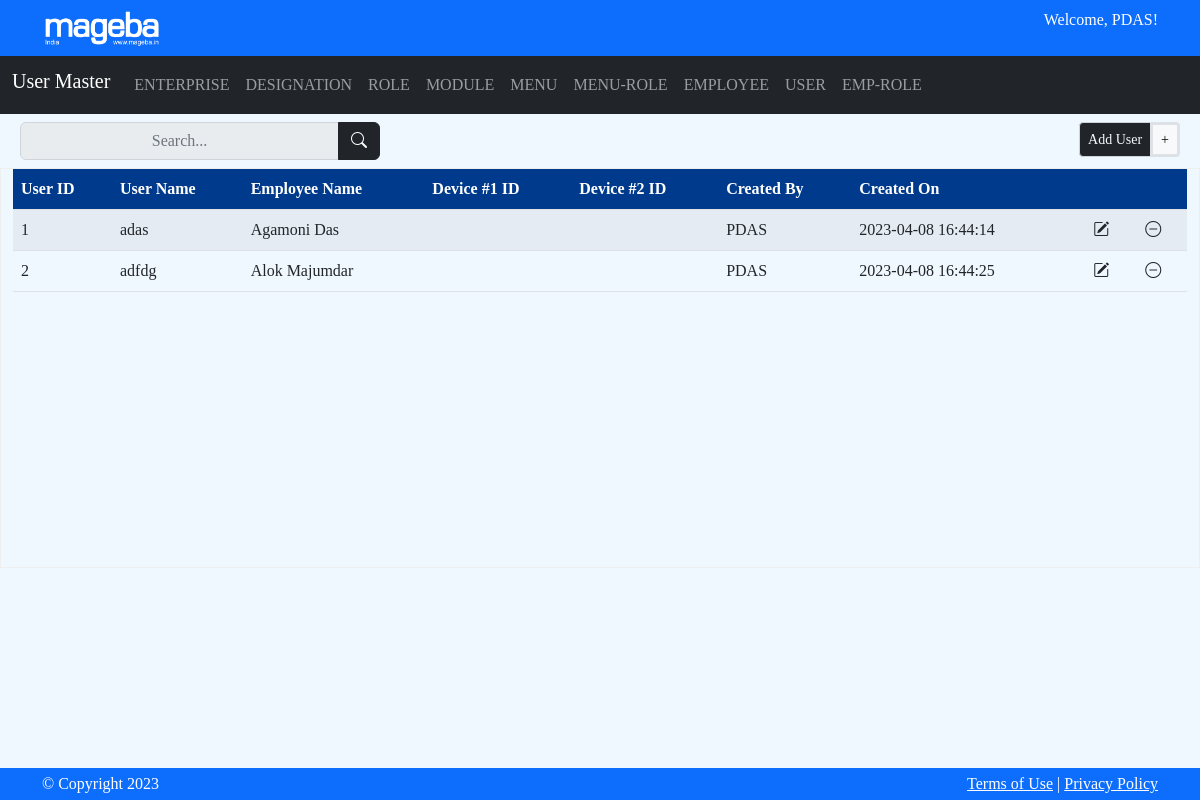
Page /masters/user/user_master.php on the committed database.
### tables this page shows
CREATE TABLE `n_mast_user` (
  `user_id` int(5) NOT NULL COMMENT 'User ID',
  `user_nm` varchar(30) NOT NULL COMMENT 'User Name',
  `user_pwd` varchar(30) NOT NULL COMMENT 'User Password',
  `empid` int(5) NOT NULL COMMENT 'Employee Id',
  `exprdt` date NOT NULL COMMENT 'Password Expiry Date',
  `dev1_id` varchar(15) DEFAULT NULL COMMENT 'Device #1 ID (chkbid of old module)',
  `dev2_id` varchar(15) DEFAULT NULL COMMENT 'Device #2 ID (chkbid of old module)',
  `crtby` varchar(5) NOT NULL COMMENT 'Created By',
  `crton` datetime NOT NULL DEFAULT current_timestamp() COMMENT 'Created On',
  `updby` varchar(5) DEFAULT NULL COMMENT 'Updated By',
  `updon` varchar(50) DEFAULT NULL COMMENT 'Updated On',
  `isdel` char(1) NOT NULL DEFAULT 'N' COMMENT 'Deleted? N=NO Y=Yes'
);

CREATE TABLE `n_mast_emp` (
  `empid` int(5) NOT NULL COMMENT 'Bank ID',
  `ftnam` varchar(50) NOT NULL COMMENT 'First Name',
  `mdnam` varchar(50) DEFAULT NULL COMMENT 'Middle Name',
  `ltnam` varchar(50) DEFAULT NULL COMMENT 'Last name',
  `genid` int(1) NOT NULL COMMENT 'Gender ID',
  `dob` date NOT NULL COMMENT 'Date of Birth',
  `mlsid` int(1) NOT NULL COMMENT 'Marital Status',
  `blgid` int(1) DEFAULT NULL COMMENT 'Blood Group',
  `pemail` varchar(50) DEFAULT NULL COMMENT 'Personal Email ID',
  `prcont` varchar(12) DEFAULT NULL COMMENT 'Personal Contact Number',
  `phlnk` varchar(80) DEFAULT NULL COMMENT 'Photo upload Link',
  `pnnum` varchar(12) DEFAULT NULL COMMENT 'PAN Number',
  `pndlnk` varchar(80) DEFAULT NULL COMMENT 'PAN Document Link',
  `adnum` varchar(12) DEFAULT NULL COMMENT 'Aadhar Number',
  `addlnk` varchar(80) DEFAULT NULL COMMENT 'Aadhar Document Link',
  `ppnum` varchar(12) DEFAULT NULL COMMENT 'Passport Number',
  `ppdlnk` varchar(80) DEFAULT NULL COMMENT 'Passport Document Link',
  `cadd1` varchar(50) DEFAULT NULL COMMENT 'Current address line1',
  `cadd2` varchar(50) DEFAULT NULL COMMENT 'Current address line2',
  `ctown` int(5) DEFAULT NULL COMMENT 'City/Town/Village(Current address)',
  `cpncd` varchar(10) DEFAULT NULL COMMENT 'Pin Code (Current address)',
  `cstt` int(5) DEFAULT NULL COMMENT 'State (Current Address)',
  `ccntr` int(5) DEFAULT NULL COMMENT 'Country (Current Address)',
  `padd1` varchar(50) DEFAULT NULL COMMENT 'Permanent address line1',
  `padd2` varchar(50) DEFAULT NULL COMMENT 'Permanent address line2',
  `ptown` int(5) DEFAULT NULL COMMENT 'City/Town/Village(Permanent address)',
  `ppncd` int(10) DEFAULT NULL COMMENT 'Pin Code (Permanent address)',
  `pstt` int(5) DEFAULT NULL COMMENT 'State (Permanent Address)',
  `pcntr` int(5) DEFAULT NULL COMMENT 'Country (Permanent Address)',
  `fanam` varchar(50) DEFAULT NULL COMMENT 'Father Name',
  `nxfkin` varchar(50) DEFAULT NULL COMMENT 'Next to Kin',
  `facont` varchar(15) DEFAULT NULL COMMENT 'Contact Number of Next to Kin',
  `dofjn` date NOT NULL COMMENT 'Date of Joining',
  `dsgid` int(1) DEFAULT NULL COMMENT 'Designation',
  `oemail` varchar(50) DEFAULT NULL COMMENT 'Email ID',
  `grdid` int(1) NOT NULL COMMENT 'Grade',
  `dptid` int(1) DEFAULT NULL COMMENT 'Department',
  `buid` int(5) DEFAULT NULL,
  `ofcont` varchar(12) DEFAULT NULL COMMENT 'Contact Number official',
  `typid` int(1) NOT NULL COMMENT 'Type',
  `rpmng` int(1) DEFAULT NULL COMMENT 'Reporting Manager',
  `dskid` int(1) DEFAULT NULL COMMENT 'Desk',
  `sftid` int(1) DEFAULT NULL COMMENT 'Shift',
  `vacci` int(1) DEFAULT NULL COMMENT 'Vaccination',
  `esino` varchar(25) DEFAULT NULL COMMENT 'ESINo',
  `epfno` varchar(25) DEFAULT NULL COMMENT 'EPFNo',
  `bnkid` int(1) DEFAULT NULL COMMENT 'Bank',
  `pfnum` varchar(25) DEFAULT NULL COMMENT 'PF no',
  `insap` int(1) DEFAULT NULL COMMENT 'Insurance Applicable',
  `mdlno` varchar(30) DEFAULT NULL COMMENT 'Mediclame Number',
  `apsts` int(1) DEFAULT NULL COMMENT 'Approval Status',
  `stats` int(1) DEFAULT NULL COMMENT 'Status',
  `cdnrs` varchar(100) DEFAULT NULL COMMENT 'Checking Denial Reason',
  `adnrs` varchar(100) DEFAULT NULL COMMENT 'Approval Denial Reason',
  `otdoc` varchar(100) DEFAULT NULL COMMENT 'Certificates & Other Documents upload Link',
  `crtby` varchar(5) NOT NULL COMMENT 'Created By',
  `crton` datetime NOT NULL DEFAULT current_timestamp() COMMENT 'Created On',
  `updby` varchar(5) DEFAULT NULL COMMENT 'Updated By',
  `updon` varchar(50) DEFAULT NULL COMMENT 'Updated On',
  `isdel` char(1) NOT NULL DEFAULT 'N' COMMENT 'Deleted N=NO Y=YES'
);

### assets/parent_data_func.php (called while the page is built, shortened)
<?php
$v_emp_qr = "SELECT * FROM `n_mast_emp`";
$a_emp_rslt = mysqli_query($con, $v_emp_qr)or
die('Error:'.mysqli_error($con));
$a_emp_data = array();
while ($rowemp = mysqli_fetch_assoc($a_emp_rslt)) {
    $a_emp_data[] = $rowemp;
}
$json_emp= json_encode($a_emp_data);
?>

### masters/user/user_master.php (the view, shortened to what this page needs)
<?php
require_once('../../header.php');
require_once('../../navmenu.php');
$a_emp_array = json_decode($json_emp, true);
?>
<body>
<div class='container-fluid'>
 <div class="row">
  <div class="col-md-4">
    <div class="input-group p-2">
      <input type="text" name="search" id="te_user_src" class="form-control input-group-text" placeholder="Search...">
      <button type="button" class="btn btn-dark input-group-sm" onclick="searchAndHideTableRows('te_user_src')">
        <i class="bi-search"></i>
      </button>
    </div>
  </div>
  <div class="col-md-8">
    <div class="input-group p-2 input-group-sm d-flex justify-content-end"
      data-bs-toggle='modal' data-bs-target='#insertModal'
      onclick="insert_data(0,'ins')">
    <span class="input-group-text text-light bg-dark">Add User</span>
    <button type='button' class='btn btn-light border border-3' >+</button>
  </div>
  </div>
 </div>
</div>
<div class='container-fluid cls_data_area'>
  <div class='table-responsive'>
   <table class='table table-striped'>
    <thead>
      <tr >
        <th class="td_text">User ID</th>
        <th class="td_text">User Name</th>
        <th class="td_text">Employee Name</th>
        <th class="td_text">Device #1 ID</th>
        <th class="td_text">Device #2 ID</th>
        <th class="td_text">Created By</th>
        <th class="td_text">Created On</th>
        <th class="td_act"></th>
      </tr>
    </thead>
    <tbody id='table-body'>
      <?php
        $qmatrole = "SELECT * FROM `n_mast_user` WHERE `isdel` = 'N' ORDER BY `user_nm` ASC";
        try {
          $qmatroledata=mysqli_query($con,$qmatrole)
          or die("Error description: " . mysqli_error($con));
          $v_row_cnt = mysqli_num_rows($qmatroledata);
          if($v_row_cnt<=0){
          }else{
            foreach($qmatroledata as $triuses){
              $v_empid=$triuses["empid"];
                foreach ($a_emp_array as $empdata) {
                  if ($empdata['empid'] == $v_empid) {
                    $v_ftnam=$empdata["ftnam"];
                    $v_mdnam=$empdata["mdnam"];
                    $v_ltnam=$empdata["ltnam"];
                    $v_fullName=$v_ftnam.' '.$v_mdnam.' '.$v_ltnam;
                    }
                }
              echo '<tr>';
              echo '<td class="td_text">'.$triuses["user_id"].'</td>';
              echo '<td class="td_text">'.$triuses["user_nm"].'</td>';
              echo '<td class="td_text">'.$v_fullName.'</td>';
              echo '<td class="td_text">'.$triuses["dev1_id"].'</td>';
              echo '<td class="td_text">'.$triuses["dev2_id"].'</td>';
              echo '<td class="td_text">'.$triuses["crtby"].'</td>';
              echo '<td class="td_text">'.$triuses["crton"].'</td>';
              echo '<td class="td_act">';?>
                  <span onclick="update_data(<?=$triuses['user_id'];?>,'edt')"
                   data-bs-toggle="modal" data-bs-target="#insertModal">
                    <i class="bi-pencil-square"></i>
                  </span>&nbsp;&nbsp;&nbsp;&nbsp;&nbsp;&nbsp;&nbsp;
                  <span onclick="delete_data(<?=$triuses['user_id'];?>,'del')"
                   data-bs-toggle="modal" data-bs-target="#insertModal">
                    <i class="bi-dash-circle"></i>
                  </span>
            <?php
              echo '</td>';
              echo '</tr>';
           }
          }
        }
        catch(mysqli_sql_exception $e){
          $qmatroledata='';
          echo '<br>Error:'.mysqli_error($con);
        }
      ?>
    </tbody>
   </table>
  </div>
</div>
 <?php
require_once('../../footer.php');
?>

### assets/style.css (style rules this page uses)
.cls_data_area { width: 100%; height: 300pt; overflow: auto; overflow-x: hidden; border: 0.5pt #eee solid; }
body { background-color: aliceblue; overflow-y: hidden; font-family: Calibri; }
table { font-family: Calibri; }
thead { background-color: #003a8c; color: white; }
.td_text { text-align: left; }
.td_act { text-align: center; }

### rows in the picture
n_mast_user: user_id "1", user_nm "adas", empid.ltnam "Agamoni Das", crtby "PDAS", crton "2023-04-08 16:44:14"
n_mast_user: user_id "2", user_nm "adfdg", empid.ltnam "Alok Majumdar", crtby "PDAS", crton "2023-04-08 16:44:25"

### other values in the picture
$urc "PDAS"
$page_title "User Master"
